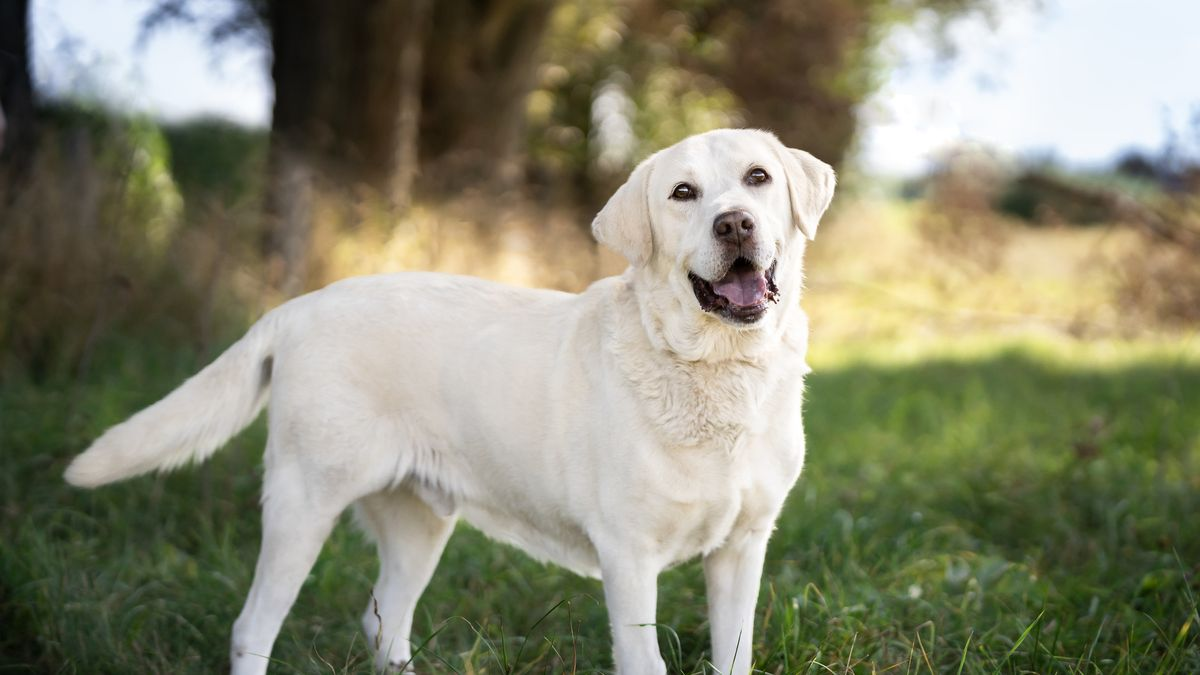
#> input picture studysession/perrete.jpg, 1200 x 675 px, found by its file name
$ python main.py
#> lines starting #> are read from the running program, lines starting #| are printed output that depends on the picture; after the words box and inside, x2 and y2 are one past the last pixel; in counts of white or black regions, pixels touching at a corner belong together
import cv2
import numpy as np
#----------------------------------------------------------------------------
#Primer ejercicio
"""
Mostrar en la terminal el tamaño, número de canales y profundidad de canal de una
imagen cargada.
Copiar una imagen, usando otra imagen como máscara (las imágenes que se utilicen
como original y máscara tienen que tener el mismo tamaño. Todos los píxeles que
estén a cero en la imagen de máscara producirán un píxel negro en la imagen
copiada).
"""
imagen1 = cv2.imread("studysession\perrete.jpg")
#> imagen1 is the input picture: shape (675, 1200, 3); mean B, G, R 112.9, 135.5, 135.5

#Total de pixeles incluyendo los canales
print("Tamaño total en pixeles contando los canales:",imagen1.size)
#| Tamaño total en pixeles contando los canales: 2430000
print("Pixeles y canales:",imagen1.shape)
#| Pixeles y canales: (675, 1200, 3)
print("Cantidad de canales:",imagen1.shape[2])
#| Cantidad de canales: 3
print("Profundidad:",imagen1.dtype) #Depth()
#| Profundidad: uint8

mascara = np.zeros(imagen1.shape[:2], np.uint8)
mascara[100:300, 100:600] = 255

#imagen_con_mascara = cv2.bitwise_and(imagen1,imagen1,mask = mascara)
imagen_con_mascara = cv2.copyTo(imagen1,mascara)
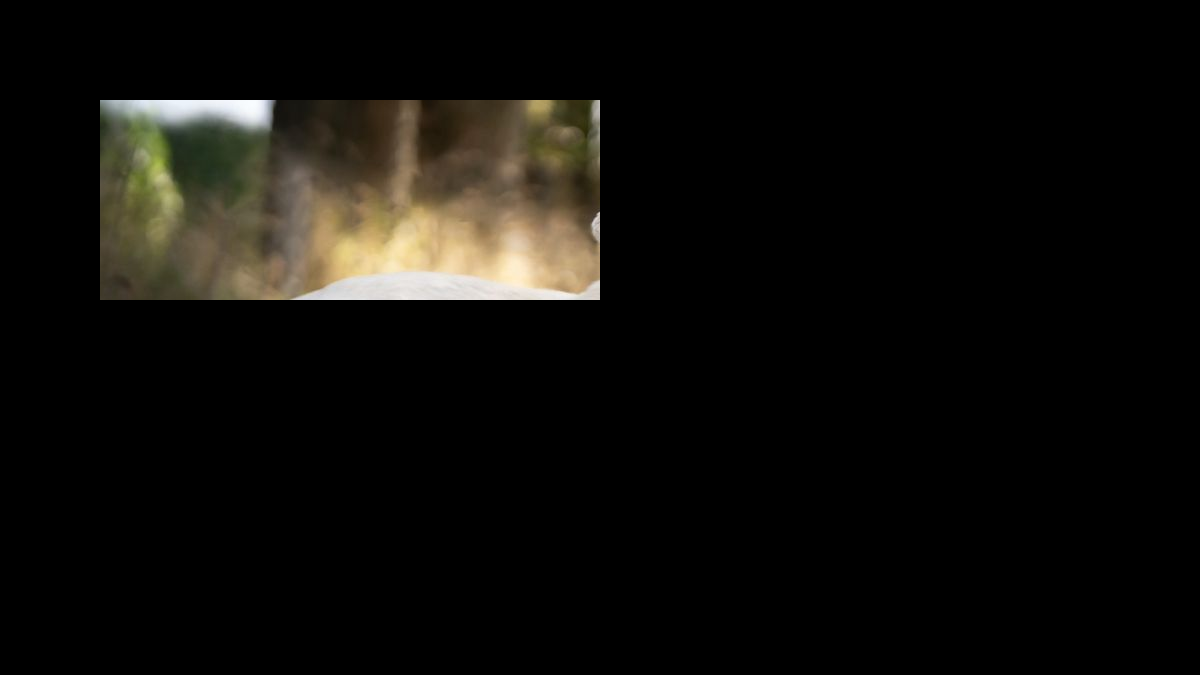
#> imagen_con_mascara: shape (675, 1200, 3); mean B, G, R 10.2, 13.5, 14.8

cv2.imshow('Mascara',mascara)
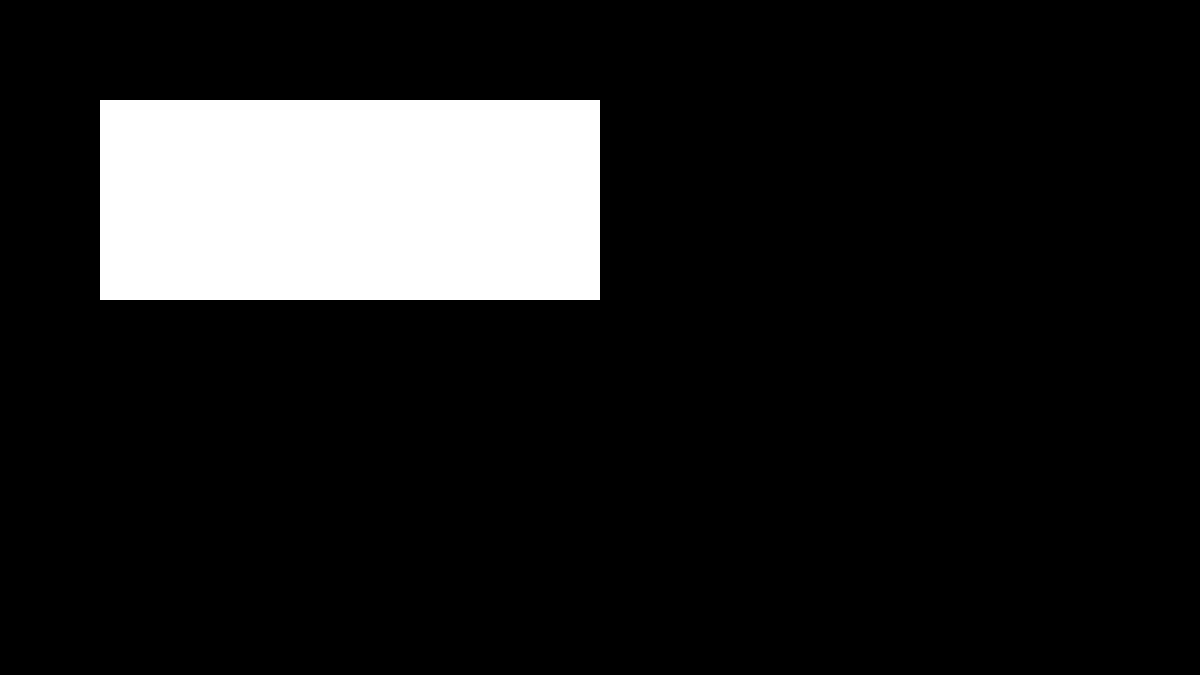
#> window 'Mascara': shape (675, 1200); 12.3% white; 1 white region, box (x1, y1, x2, y2) and area: (100, 100, 600, 300) 100000
cv2.waitKey(0)
cv2.imshow('Imagen con la mascara',imagen_con_mascara)
cv2.waitKey(0)
cv2.destroyAllWindows()

#Fin del primer ejercicio
#----------------------------------------------------------------------------

#----------------------------------------------------------------------------
#Segundo ejercicio
"""
Adaptar una imagen para invertir sus canales de tal forma que invierta los canales sólo
en un cierto rectángulo de la imagen. Concretamente, en el rectángulo cuya esquina
superior izquierda es el píxel en la fila 100, columna 100, y cuya esquina inferior
derecha es el píxel en la fila 300, columna 600 (por supuesto, se usará una imagen de
entrada de tamaño suficiente para poder definir este rectángulo).
"""

# [14 lines of commented-out code are left out]
"""
Dada una imagen de entrada en niveles de gris deberá realizar lo siguiente:
    ● La suavice de cuatro maneras distintas, usando cada uno de los filtros explicados en esta Unidad.
    ● La binarice y la trunque.
    ● Detecte sus bordes usando el algoritmo de Canny.
Como tarea opcional, se hará un programa que ejecute los mismos pasos, pero que
acepte también, como entradas, imágenes en color (en este caso, el programa
internamente deberá convertir las imágenes de color a escala de grises, antes de
aplicarles los umbralizados y la detección de bordes).
"""

# [22 lines of commented-out code are left out]
"""
El alumno tendrá que escribir un programa de OpenCV que:
Rellene, en un mapa como el visto anteriormente, España de color rojo, Portugal
de verde, la zona de mar de azul y otro país (a elección del alumno) de otro
color cualquiera.
"""

# imagen4 = cv2.imread("studysession\mapa_garabateado.png")

# # Kernel a utilizar
# kernel = np.ones((3, 3), np.uint8)

# #Todos los pixeles que pasan de 200 se ponen a blanco
# binr = cv2.threshold(imagen4, 197, 255, cv2.THRESH_BINARY)[1]

# dilatacion = cv2.dilate(binr,kernel, iterations=2)

# final = cv2.erode(dilatacion, kernel, iterations=1)

# # opening the image
# # imagen_open = cv2.morphologyEx(imagen4, cv2.MORPH_CLOSE,
# #                            kernel, iterations=2)

# cv2.imshow("Imagen procesada",final)
# cv2.waitKey(0)

# #Rellenado del mar

# cv2.floodFill(image=final, seedPoint=(1,1), newVal=(255,0,0), loDiff=(20,20,20), upDiff=(20,20,20), mask=None)

# #Rellenado de España
# cv2.floodFill(image=final, seedPoint=(40,215), newVal=(0,0,255), loDiff=(20,20,20), upDiff=(20,20,20), mask=None)

# #Rellenado de Portugal
# cv2.floodFill(image=final, seedPoint=(20,200), newVal=(0,255,0), loDiff=(20,20,20), upDiff=(20,20,20), mask=None)

# #Rellenado de Italia
# cv2.floodFill(image=final, seedPoint=(125,200), newVal=(0,255,255), loDiff=(20,20,20), upDiff=(20,20,20), mask=None)

# cv2.imshow("Imagen final ",final)
# cv2.waitKey(0)

#Fin del cuarto ejercicio
#----------------------------------------------------------------------------
#----------------------------------------------------------------------------
#Quinto ejercicio
"""
El alumno tendrá que escribir un programa de OpenCV que:
● Escriba, sobre una imagen, al menos una forma básica de cada color, y un texto.
"""

# [13 lines of commented-out code are left out]
"""
Utiliza la función selectROI con una imagen cualquiera donde aparezca alguna persona
y que saque por pantalla la imagen seleccionada. La parte de la imagen seleccionada
deberá salir difuminada con alguno de los métodos vistos en clase, por ejemplo, de
manera tal que anonimato.
Utiliza la función selectROIs con otra imagen distinta y que saque por pantalla las
imágenes seleccionadas. Aplica a cada una de las sub-imágenes un texto que
identifique esa sub-imagen.
"""

# [12 lines of commented-out code are left out]
